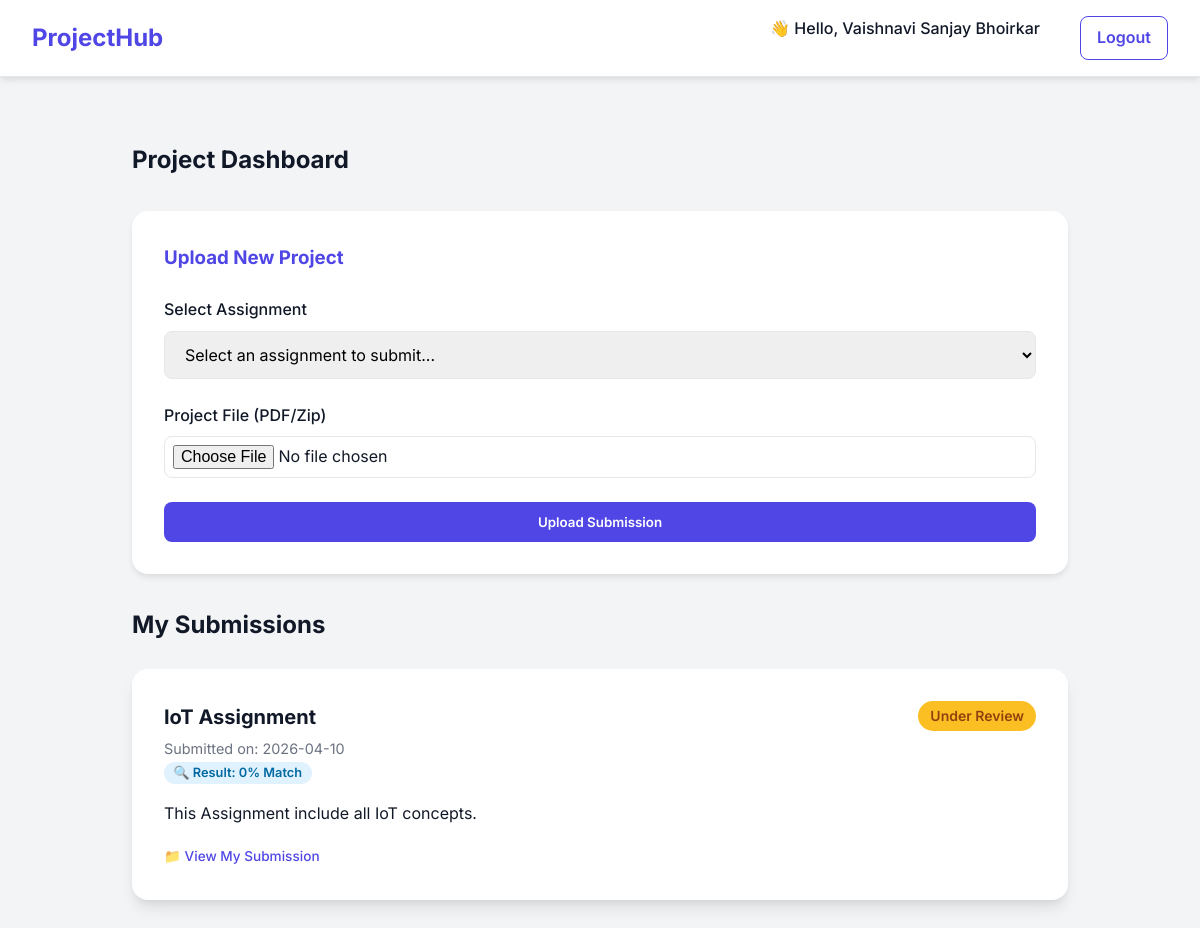
Screenshot of /student_dashboard (signed in) with the database file from the repository.
### models.py (models this page shows, shortened)
class Submission(db.Model):
    __tablename__ = 'submissions'
    id                = db.Column(db.Integer, primary_key=True)
    filename          = db.Column(db.String(300), nullable=False)
    original_filename = db.Column(db.String(300), nullable=False)
    submitted_at      = db.Column(db.DateTime, default=datetime.utcnow)
    grade             = db.Column(db.String(10), nullable=True)
    comments          = db.Column(db.Text, nullable=True)
    auto_score        = db.Column(db.String(20), nullable=True)
    auto_feedback     = db.Column(db.Text, nullable=True)
    user_id       = db.Column(db.Integer, db.ForeignKey('users.id'), nullable=False)
    assignment_id = db.Column(db.Integer, db.ForeignKey('assignments.id'), nullable=False)
    assignment = db.relationship('Assignment', backref='submissions')

class Assignment(db.Model):
    __tablename__ = 'assignments'
    id          = db.Column(db.Integer, primary_key=True)
    title       = db.Column(db.String(200), nullable=False)
    description = db.Column(db.Text, nullable=True)
    rubric      = db.Column(db.Text, nullable=True)  # Prompt/Rubric for AI
    created_at  = db.Column(db.DateTime, default=datetime.utcnow)
    faculty_id  = db.Column(db.Integer, db.ForeignKey('users.id'), nullable=False)
    faculty     = db.relationship('User', foreign_keys=[faculty_id])

### app.py (the view)
@app.route('/student_dashboard')
def student_dashboard():
    if session.get('role') != 'student':
        return redirect(url_for('login'))
    assignments_list = Assignment.query.all()
    projects = Submission.query.filter_by(user_id=session['user_id'])\
        .order_by(Submission.submitted_at.desc()).all()
    return render_template(
        'student_dashboard.html',
        assignments_list=assignments_list,
        projects=projects,
        deadline=None
    )

### templates/student_dashboard.html (shortened to what this page needs)
<!DOCTYPE html>
<html lang="en">
<head>
    <link rel="stylesheet" href="{{ url_for('static', filename='style.css') }}">
</head>
<body>
    <nav class="navbar">
        <a href="/" class="navbar-brand">ProjectHub</a>
        <div class="navbar-nav align-items-center">
            <span style="font-weight: 500; margin-right: 1rem;">👋 Hello, {{ session.username }}</span>
            <a href="{{ url_for('logout') }}" class="btn btn-secondary" style="padding: 0.5rem 1rem;">Logout</a>
        </div>
    </nav>
    <div class="container" style="max-width: 1000px; margin-top: 2rem;">
        <div style="display: flex; justify-content: space-between; align-items: center; margin-bottom: 2rem;">
            <h2 style="color: var(--text-main);">Project Dashboard</h2>
        </div>
            <div class="card" style="box-shadow: 0 4px 6px -1px rgba(0, 0, 0, 0.1);">
                <h3 style="margin-bottom: 1.5rem; color: var(--primary);">Upload New Project</h3>
                <form action="{{ url_for('upload') }}" method="POST" enctype="multipart/form-data">
                    <div class="form-group">
                        <label class="form-label">Select Assignment</label>
                        <select name="assignment_id" class="form-control" required>
                            <option value="" disabled selected>Select an assignment to submit...</option>
                        </select>
                    </div>
                    <div class="form-group">
                        <label class="form-label">Project File (PDF/Zip)</label>
                        <input type="file" name="file" class="form-control" accept=".pdf,.zip,.rar,.tar.gz" required style="padding: 0.5rem;">
                    </div>
                    <button type="submit" class="btn btn-primary" style="width: 100%;">Upload Submission</button>
                </form>
            </div>
            <div>
                <h2 style="margin-bottom: 1.5rem;">My Submissions</h2>
                {% if projects %}
                    {% for proj in projects %}
                    <div class="card" style="margin-bottom: 1.5rem; transition: transform 0.2s;">
                        <div style="display: flex; justify-content: space-between; align-items: flex-start;">
                            <div>
                                <h3 style="font-size: 1.25rem; color: var(--text-main);">{{ proj.assignment.title }}</h3>
                                <p style="color: var(--text-muted); font-size: 0.9rem; margin-top: 0.25rem;">Submitted on: {{ proj.submitted_at.strftime('%Y-%m-%d') if proj.submitted_at else 'Pending' }}</p>
                                {% if proj.auto_score == 'Error' %}
                                    <span style="background: #FEE2E2; color: #991B1B; padding: 0.2rem 0.6rem; border-radius: 999px; font-size: 0.8rem; font-weight: 600;">
                                        ⚠️ Scanner Error
                                    </span>
                                {% elif proj.auto_score %}
                                    <span style="background: #E0F2FE; color: #0369A1; padding: 0.2rem 0.6rem; border-radius: 999px; font-size: 0.8rem; font-weight: 600;">
                                        🔍 Result: {{ proj.auto_score }}
                                    </span>
                                {% else %}
                                    <span style="background: #FEF3C7; color: #92400E; padding: 0.2rem 0.6rem; border-radius: 999px; font-size: 0.8rem; font-weight: 600;">
                                        ⏳ Awaiting Scan
                                    </span>
                                {% endif %}
                            </div>
                            {% if proj.grade %}
                                <span style="background: var(--secondary); color: white; padding: 0.25rem 0.75rem; border-radius: 9999px; font-weight: 600; font-size: 0.875rem;">
                                    Grade: {{ proj.grade }}
                                </span>
                            {% else %}
                                <span style="background: #FBBF24; color: #92400E; padding: 0.25rem 0.75rem; border-radius: 9999px; font-weight: 600; font-size: 0.875rem;">
                                    Under Review
                                </span>
                            {% endif %}
                        </div>
                        <p style="margin-top: 1rem; color: var(--text-main);">{{ proj.assignment.description }}</p>
                        <div style="margin-top: 1rem;">
                            <a href="{{ url_for('download_file', submission_id=proj.id) }}" style="font-size: 0.85rem; color: var(--primary); text-decoration: none; font-weight: 500;">
                                📁 View My Submission
                            </a>
                        </div>
                    </div>
                    {% endfor %}
                {% else %}
                    <div class="card" style="text-align: center; padding: 3rem 2rem; border: 2px dashed var(--border); box-shadow: none;">
                        <h3 style="color: var(--text-muted);">No submissions yet</h3>
                        <p style="color: var(--text-muted); margin-top: 0.5rem;">Upload your first project using the form on the left.</p>
                    </div>
                {% endif %}
            </div>
        </div>
</body>
</html>

### static/style.css (style rules this page uses)
:root { --primary: #4F46E5; --primary-hover: #4338CA; --secondary: #10B981; --background: #F3F4F6; --surface: #FFFFFF; --text-main: #111827; --text-muted: #6B7280; --border: #E5E7EB; --danger: #EF4444; }
* { margin: 0; padding: 0; box-sizing: border-box; font-family: 'Inter', -apple-system, BlinkMacSystemFont, "Segoe UI", Roboto, "Helvetica Neue", Arial, sans-serif; }
body { background-color: var(--background); color: var(--text-main); line-height: 1.6; }
.container { max-width: 1200px; margin: 0 auto; padding: 2rem; }
.navbar { background: var(--surface); box-shadow: 0 4px 6px -1px rgba(0, 0, 0, 0.1); padding: 1rem 2rem; display: flex; justify-content: space-between; align-items: center; border-bottom: 1px solid var(--border); }
.navbar-brand { font-size: 1.5rem; font-weight: 700; color: var(--primary); text-decoration: none; }
.navbar-nav { display: flex; gap: 1.5rem; }
.btn { display: inline-block; padding: 0.75rem 1.5rem; border-radius: 0.5rem; font-weight: 600; text-decoration: none; text-align: center; border: none; cursor: pointer; transition: all 0.3s ease; }
.btn-primary { background: var(--primary); color: white; }
.btn-secondary { background: var(--surface); color: var(--primary); border: 1px solid var(--primary); }
.card { background: var(--surface); border-radius: 1rem; padding: 2rem; box-shadow: 0 10px 15px -3px rgba(0, 0, 0, 0.1), 0 4px 6px -2px rgba(0, 0, 0, 0.05); margin-bottom: 2rem; }
.form-group { margin-bottom: 1.5rem; }
.form-label { display: block; margin-bottom: 0.5rem; font-weight: 500; color: var(--text-main); }
.form-control { width: 100%; padding: 0.75rem 1rem; border: 1px solid var(--border); border-radius: 0.5rem; font-size: 1rem; transition: border-color 0.3s; }

### rows the page displays
Submission: assignment "IoT Assignment", submitted_at "2026-04-10", auto_score "0% Match", shows "Under Review", assignment.description "This Assignment include all IoT concepts."

### other values shown
{{ session.username }} "Vaishnavi Sanjay Bhoirkar"
